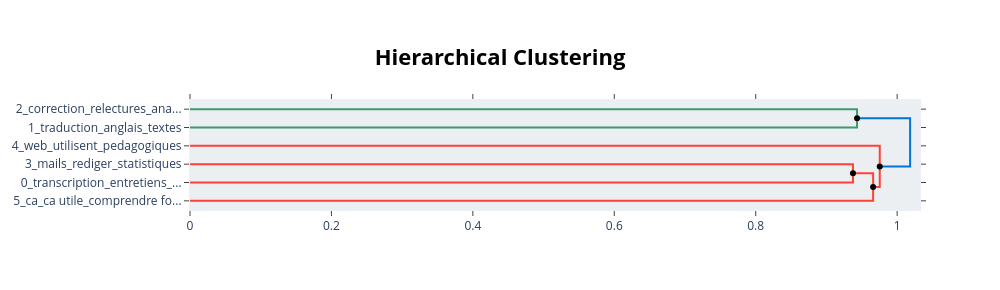
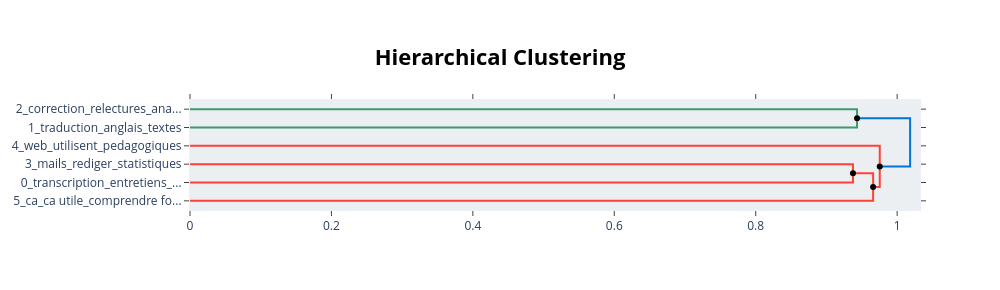

Notebook code for these charts, in order:
### Markdown cell above
S'il y a des topics à regrouper, on utilisera les lignes de codes ci-dessous (voir la documentation de Bertopic sur [les moyens de réduire les topics](https://maartengr.github.io/BERTopic/getting_started/topicreduction/topicreduction.html#manual-topic-reduction)):

```
topics_to_merge = [1, 2]
topic_model.merge_topics(docs, topics_to_merge)
```

### Code cell
hierarchical_topics = topic_model.hierarchical_topics(texts)
topic_model.visualize_hierarchy(hierarchical_topics=hierarchical_topics)

### Figure 1 — Plotly figure (JSON) as saved in the notebook; plotly's stock layout.template omitted (floating-point values rounded to 4 significant figures)
{"data": [{"hoverinfo": "text", "marker": {"color": "rgb(61,153,112)"}, "mode": "lines", "text": ["correction_relectures_analyse documents_assistance redaction_biblio", "", "", "traduction_anglais_textes_traductions_aide"], "type": "scatter", "x": [0.0, 0.9433, 0.9433, 0.0], "xaxis": "x", "y": [-5.0, -5.0, -15.0, -15.0], "yaxis": "y"}, {"hoverinfo": "text", "marker": {"color": "rgb(255,65,54)"}, "mode": "lines", "text": ["mails_rediger_statistiques_rechercher_rapidement", "", "", "transcription_entretiens_temps_analyse_gain"], "type": "scatter", "x": [0.0, 0.9375, 0.9375, 0.0], "xaxis": "x", "y": [-35.0, -35.0, -45.0, -45.0], "yaxis": "y"}, {"hoverinfo": "text", "marker": {"color": "rgb(255,65,54)"}, "mode": "lines", "text": ["temps_transcription_gagner_gagner temps_principalement", "", "", "ca_ca utile_comprendre fonctionnent_deeple_deeple pallie"], "type": "scatter", "x": [0.9375, 0.966, 0.966, 0.0], "xaxis": "x", "y": [-40.0, -40.0, -55.0, -55.0], "yaxis": "y"}, {"hoverinfo": "text", "marker": {"color": "rgb(255,65,54)"}, "mode": "lines", "text": ["web_utilisent_pedagogiques_aider_cours", "", "", "temps_gagner temps_gagner_transcription_principalement"], "type": "scatter", "x": [0.0, 0.9754, 0.9754, 0.966], "xaxis": "x", "y": [-25.0, -25.0, -47.5, -47.5], "yaxis": "y"}, {"hoverinfo": "text", "marker": {"color": "rgb(0,116,217)"}, "mode": "lines", "text": ["traduction_anglais_redaction_correction_textes", "", "", "temps_gagner_gagner temps_ia_transcription"], "type": "scatter", "x": [0.9433, 1.018, 1.018, 0.9754], "xaxis": "x", "y": [-10.0, -10.0, -36.25, -36.25], "yaxis": "y"}, {"hoverinfo": "text", "hovertext": ["temps_transcription_gagner_gagner temps_principalement", "traduction_anglais_redaction_correction_textes"], "marker": {"color": "black"}, "mode": "markers", "showlegend": false, "type": "scatter", "x": [0.9375, 0.9433], "y": [-40, -10]}, {"hoverinfo": "text", "hovertext": ["temps_gagner temps_gagner_transcription_principalement", "temps_gagner_gagner temps_ia_transcription"], "marker": {"color": "black"}, "mode": "markers", "showlegend": false, "type": "scatter", "x": [0.966, 0.9754], "y": [-47.5, -36.25]}], "layout": {"autosize": false, "height": 290, "hoverlabel": {"bgcolor": "white", "font": {"family": "Rockwell", "size": 16}}, "hovermode": "closest", "plot_bgcolor": "#ECEFF1", "showlegend": false, "title": {"font": {"color": "Black", "size": 22}, "text": "<b>Hierarchical Clustering</b>", "x": 0.5, "xanchor": "center", "yanchor": "top"}, "width": 1000, "xaxis": {"mirror": "allticks", "rangemode": "tozero", "showgrid": false, "showline": true, "showticklabels": true, "ticks": "outside", "type": "linear", "zeroline": false}, "yaxis": {"mirror": "allticks", "range": [-60, 0], "rangemode": "tozero", "showgrid": false, "showline": true, "showticklabels": true, "tickmode": "array", "ticks": "outside", "ticktext": ["2_correction_relectures_ana...", "1_traduction_anglais_textes", "4_web_utilisent_pedagogiques", "3_mails_rediger_statistiques", "0_transcription_entretiens_...", "5_ca_ca utile_comprendre fo..."], "tickvals": [-5, -15, -25, -35, -45, -55], "type": "linear", "zeroline": false}}}

### Figure 2 — Plotly figure (JSON) as saved in the notebook; plotly's stock layout.template omitted (floating-point values rounded to 4 significant figures)
{"data": [{"hoverinfo": "text", "marker": {"color": "rgb(61,153,112)"}, "mode": "lines", "text": ["correction_relectures_analyse documents_assistance redaction_biblio", "", "", "traduction_anglais_textes_traductions_aide"], "type": "scatter", "x": [0.0, 0.9433, 0.9433, 0.0], "xaxis": "x", "y": [-5.0, -5.0, -15.0, -15.0], "yaxis": "y"}, {"hoverinfo": "text", "marker": {"color": "rgb(255,65,54)"}, "mode": "lines", "text": ["mails_rediger_statistiques_rechercher_rapidement", "", "", "transcription_entretiens_temps_analyse_gain"], "type": "scatter", "x": [0.0, 0.9375, 0.9375, 0.0], "xaxis": "x", "y": [-35.0, -35.0, -45.0, -45.0], "yaxis": "y"}, {"hoverinfo": "text", "marker": {"color": "rgb(255,65,54)"}, "mode": "lines", "text": ["temps_transcription_gagner_gagner temps_principalement", "", "", "ca_ca utile_comprendre fonctionnent_deeple_deeple pallie"], "type": "scatter", "x": [0.9375, 0.966, 0.966, 0.0], "xaxis": "x", "y": [-40.0, -40.0, -55.0, -55.0], "yaxis": "y"}, {"hoverinfo": "text", "marker": {"color": "rgb(255,65,54)"}, "mode": "lines", "text": ["web_utilisent_pedagogiques_aider_cours", "", "", "temps_gagner temps_gagner_transcription_principalement"], "type": "scatter", "x": [0.0, 0.9754, 0.9754, 0.966], "xaxis": "x", "y": [-25.0, -25.0, -47.5, -47.5], "yaxis": "y"}, {"hoverinfo": "text", "marker": {"color": "rgb(0,116,217)"}, "mode": "lines", "text": ["traduction_anglais_redaction_correction_textes", "", "", "temps_gagner_gagner temps_ia_transcription"], "type": "scatter", "x": [0.9433, 1.018, 1.018, 0.9754], "xaxis": "x", "y": [-10.0, -10.0, -36.25, -36.25], "yaxis": "y"}, {"hoverinfo": "text", "hovertext": ["temps_transcription_gagner_gagner temps_principalement", "traduction_anglais_redaction_correction_textes"], "marker": {"color": "black"}, "mode": "markers", "showlegend": false, "type": "scatter", "x": [0.9375, 0.9433], "y": [-40, -10]}, {"hoverinfo": "text", "hovertext": ["temps_gagner temps_gagner_transcription_principalement", "temps_gagner_gagner temps_ia_transcription"], "marker": {"color": "black"}, "mode": "markers", "showlegend": false, "type": "scatter", "x": [0.966, 0.9754], "y": [-47.5, -36.25]}], "layout": {"autosize": false, "height": 290, "hoverlabel": {"bgcolor": "white", "font": {"family": "Rockwell", "size": 16}}, "hovermode": "closest", "plot_bgcolor": "#ECEFF1", "showlegend": false, "title": {"font": {"color": "Black", "size": 22}, "text": "<b>Hierarchical Clustering</b>", "x": 0.5, "xanchor": "center", "yanchor": "top"}, "width": 1000, "xaxis": {"mirror": "allticks", "rangemode": "tozero", "showgrid": false, "showline": true, "showticklabels": true, "ticks": "outside", "type": "linear", "zeroline": false}, "yaxis": {"mirror": "allticks", "range": [-60, 0], "rangemode": "tozero", "showgrid": false, "showline": true, "showticklabels": true, "tickmode": "array", "ticks": "outside", "ticktext": ["2_correction_relectures_ana...", "1_traduction_anglais_textes", "4_web_utilisent_pedagogiques", "3_mails_rediger_statistiques", "0_transcription_entretiens_...", "5_ca_ca utile_comprendre fo..."], "tickvals": [-5, -15, -25, -35, -45, -55], "type": "linear", "zeroline": false}}}
